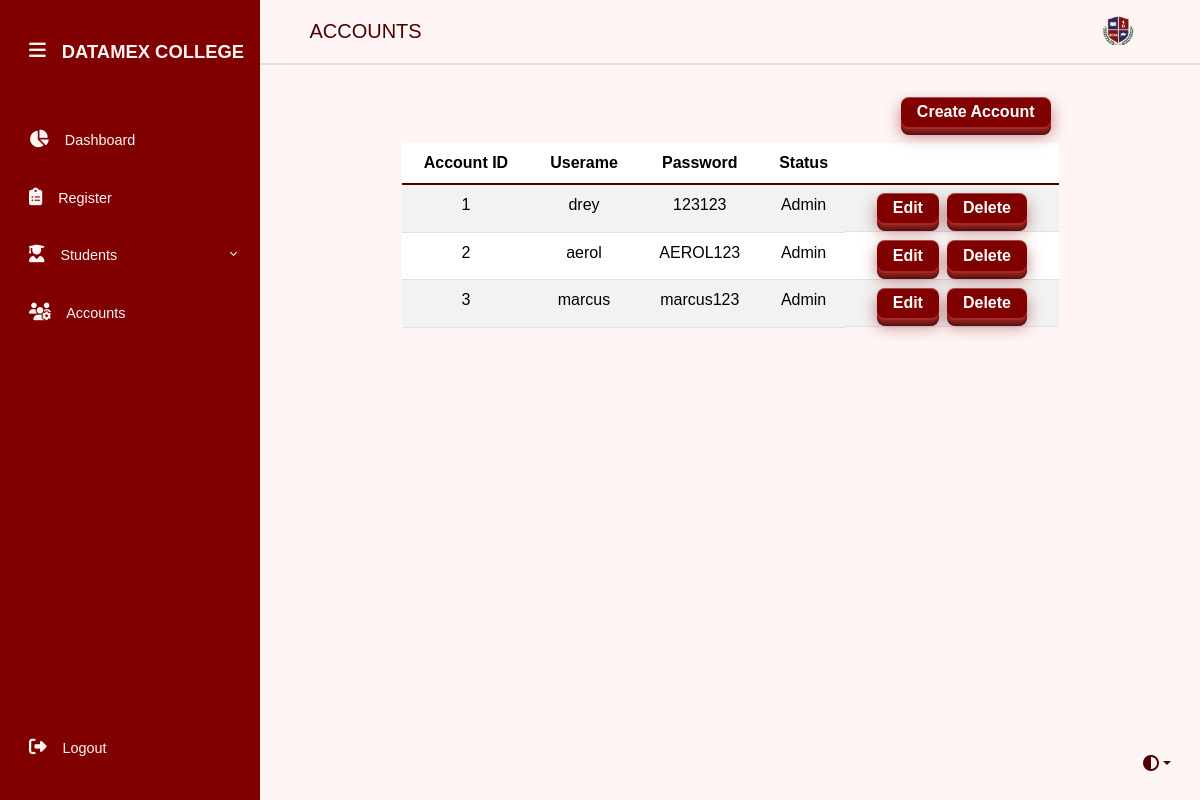
Page /accounts.php (signed in) on the committed database.
### tables this page shows
CREATE TABLE `accounts` (
  `account_id` int(11) NOT NULL,
  `username` varchar(255) NOT NULL,
  `password` varchar(255) NOT NULL,
  `status` varchar(255) NOT NULL
);

### accounts.php (the view, shortened to what this page needs)
<?php include 'inc/sidebar.php';
$query = "SELECT * FROM accounts ";
$statement = $connect->prepare($query);
$statement->execute();
$result = $statement->fetchAll(PDO::FETCH_ASSOC);
?>
<div class="border-bottom h-auto w-100 p-3 d-flex border-bottom-100 border-2 mb-3 justify-content-between">
    <div>
        <span id="page-title" class="fs-5 fw-medium ms-3">ACCOUNTS</span>
    </div>
    <img src="img/logo.png" alt="logo.png" class="page-logo">
</div>
<div class="container-fluid w-100 p-3">
    <div class="container w-75 d-flex justify-content-end mb-3">
        <button type="button" class="squishy squishy-tech me-2 edit-btn"
            data-bs-toggle="modal"
            data-bs-target="#editAccountModal"
            data-action="create">
            Create Account
        </button>
    </div>
    <div class="container-fluid w-75">
        <table class="table table-striped table-hover text-center">
            <thead>
                <tr>
                    <th scope="col">Account ID</th>
                    <th scope="col">Userame</th>
                    <th scope="col">Password</th>
                    <th scope="col">Status</th>
                    <th scope="col"></th>
                </tr>
            </thead>
            <tbody class="table-group-divider">
                <?php foreach ($result as $row) { ?>
                    <tr>
                        <td><?php echo $row['account_id']; ?></td>
                        <td><?php echo $row['username']; ?></td>
                        <td><?php echo $row['password']; ?></td>
                        <td><?php echo $row['status']; ?></td>
                        <td class="d-flex justify-content-center">
                            <button type="button" class="squishy squishy-tech me-2 edit-btn"
                                data-id="<?php echo $row['account_id']; ?>"
                                data-bs-toggle="modal"
                                data-bs-target="#editAccountModal"
                                data-action="edit">
                                Edit
                            </button>
                            <button type="button" class="squishy squishy-tech delete-btn" data-id="<?php echo $row['account_id']; ?>">Delete</button>
                        </td>
                    </tr>
                <?php } ?>
            </tbody>
        </table>
    </div>
</div>
<?php include 'inc/footer.php' ?>

### css/style.css (style rules this page uses)
:root { --clr-light: #fff5f5; --clr-dark: #4c0000; --clr-primary: #800000; --clr-secondary: #ffdddd; --clr-accent: #b30000; --clr-font: #4c0000; --clr-highlight: #800000; --background: var(--clr-light); --foreground: var(--clr-dark); --chart-college-shs-1: #800000; --chart-college-shs-2: #b30000; --chart-college-shs-3: #ffcccc; --chart-college-shs-4: #fff5f5; --chart-gender-1: #1b1f38; --chart-gender-2: #4c0000; --chart-gender-3: #800000; --chart-gender-4: #ffdddd; --chart-custom-1: #660000; --chart-custom-2: #b30000; --chart-custom-3: #ff8888; --chart-custom-4: #fff0f0; }
* { padding: 0; margin: 0; box-sizing: border-box; font-family: sans-serif; }
body { font-family: sans-serif; background-color: var(--background); color: var(--foreground); transition: background-color 0.3s, color 0.3s; }
.page-logo { width: 2rem; margin-right: 50px; }
.squishy { position: relative; font-size: 1rem; padding: 0.2rem 1rem; font-weight: 600; border: none; cursor: pointer; transition: all 250ms; display: inline-flex; align-items: center; gap: 0.5rem; }
.squishy-tech { background-color: rgb(128, 0, 0); color: white; border-radius: 0.5rem; box-shadow: inset 0 1px 0 0 rgba(255, 255, 255, 0.3), 0 2px 0 0 #a52a2a, 0 4px 0 0 #8b1d1d, 0 6px 0 0 #751818, 0 8px 0 0 #5c1313, 0 8px 16px 0 rgba(128, 0, 0, 0.5); overflow: hidden; position: relative; }
.squishy-tech::before { content: ''; position: absolute; inset: 0; background: linear-gradient(to right, transparent, rgba(255, 255, 255, 0.1), transparent); transform: translateX(-100%); animation: shimmer 2s infinite; }

### rows in the picture
accounts: account_id "1", username "drey", password "123123", status "Admin"
accounts: account_id "2", username "aerol", password "AEROL123", status "Admin"
accounts: account_id "3", username "marcus", password "marcus123", status "Admin"
